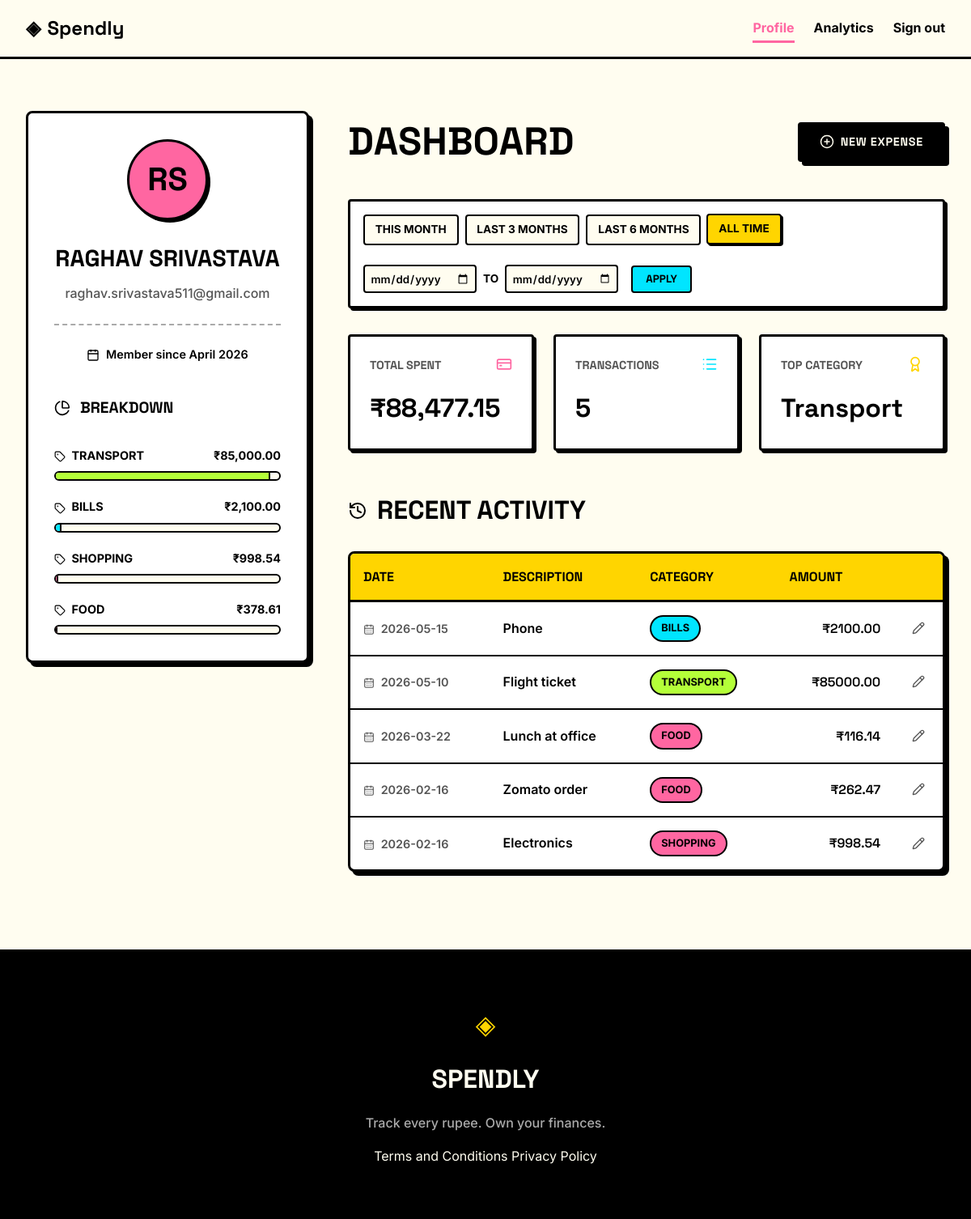
Page /profile (signed in) on the committed database.
### tables this page shows
CREATE TABLE users (
            id INTEGER PRIMARY KEY AUTOINCREMENT,
            name TEXT NOT NULL,
            email TEXT UNIQUE NOT NULL,
            password_hash TEXT NOT NULL,
            created_at TEXT DEFAULT CURRENT_TIMESTAMP
        );

CREATE TABLE expenses (
            id INTEGER PRIMARY KEY AUTOINCREMENT,
            user_id INTEGER NOT NULL,
            amount REAL NOT NULL,
            category TEXT NOT NULL,
            date TEXT NOT NULL,
            description TEXT,
            created_at TEXT DEFAULT CURRENT_TIMESTAMP,
            FOREIGN KEY (user_id) REFERENCES users (id)
        );

### app.py (the view, shortened to what this page needs)
@app.route("/profile")
def profile():
    if not g.user:
        return redirect(url_for("login"))
    date_from_raw = request.args.get("date_from")
    date_to_raw = request.args.get("date_to")
    date_from = None
    date_to = None
    today = datetime.now()
    this_month_start = today.replace(day=1).strftime("%Y-%m-%d")
    last_3_months_start = (today - timedelta(days=90)).strftime("%Y-%m-%d")
    last_6_months_start = (today - timedelta(days=180)).strftime("%Y-%m-%d")
    today_str = today.strftime("%Y-%m-%d")
    presets = {
        "this_month": {"from": this_month_start, "to": today_str},
        "last_3_months": {"from": last_3_months_start, "to": today_str},
        "last_6_months": {"from": last_6_months_start, "to": today_str},
    }
    created_at = datetime.strptime(g.user["created_at"], "%Y-%m-%d %H:%M:%S")
    member_since = created_at.strftime("%B %Y")
    name_parts = g.user["name"].split()
    initials = "".join([part[0].upper() for part in name_parts[:2]])
    user_data = {
        "name": g.user["name"],
        "email": g.user["email"],
        "initials": initials,
        "member_since": member_since,
    }
    stats_data = get_user_stats(g.user["id"], date_from, date_to)
    stats = {
        "total_spent": f"₹{stats_data['total_spent']:,.2f}",
        "transaction_count": stats_data["transaction_count"],
        "top_category": stats_data["top_category"],
    }
    db_transactions = get_recent_transactions(g.user["id"], date_from, date_to)
    transactions = [
        {
            "id": t["id"],
            "date": t["date"],
            "description": t["description"],
            "category": t["category"],
            "amount": f"₹{t['amount']:.2f}",
        }
        for t in db_transactions
    ]
    db_categories = get_category_breakdown(g.user["id"], date_from, date_to)
    total_spent_raw = stats_data["total_spent"]
    category_breakdown = []
    for cat in db_categories:
        percentage = (
            (cat["total"] / total_spent_raw * 100) if total_spent_raw > 0 else 0
        )
        category_breakdown.append(
            {
                "name": cat["category"],
                "total": f"₹{cat['total']:,.2f}",
                "percentage": percentage,
            }
        )
    return render_template(
        "profile.html",
        user=user_data,
        stats=stats,
        transactions=transactions,
        categories=category_breakdown,
        date_from=date_from,
        date_to=date_to,
        presets=presets,
    )

### app.py (called while the page is built)
@app.before_request
def load_logged_in_user():
    user_id = session.get("user_id")
    if user_id is None:
        g.user = None
    else:
        g.user = get_user_by_id(user_id)

### database/db.py (called while the page is built)
def get_db():
    db_path = current_app.config.get("DATABASE", DATABASE) if current_app else DATABASE
    conn = sqlite3.connect(db_path)
    conn.row_factory = sqlite3.Row
    conn.execute("PRAGMA foreign_keys = ON;")
    return conn

def get_user_by_id(user_id):
    conn = get_db()
    cursor = conn.cursor()
    cursor.execute("SELECT * FROM users WHERE id = ?", (user_id,))
    user = cursor.fetchone()
    conn.close()
    return user

def get_recent_transactions(user_id, date_from=None, date_to=None):
    conn = get_db()
    cursor = conn.cursor()
    query = "SELECT * FROM expenses WHERE user_id = ?"
    params = [user_id]
    if date_from and date_to:
        query += " AND date BETWEEN ? AND ?"
        params.extend([date_from, date_to])
    query += " ORDER BY date DESC, created_at DESC"
    cursor.execute(query, params)
    transactions = cursor.fetchall()
    conn.close()
    return transactions

def get_category_breakdown(user_id, date_from=None, date_to=None):
    conn = get_db()
    cursor = conn.cursor()
    query = "SELECT category, SUM(amount) as total FROM expenses WHERE user_id = ?"
    params = [user_id]
    if date_from and date_to:
        query += " AND date BETWEEN ? AND ?"
        params.extend([date_from, date_to])
    query += " GROUP BY category ORDER BY total DESC"
    cursor.execute(query, params)
    breakdown = cursor.fetchall()
    conn.close()
    return breakdown

### templates/profile.html (shortened to what this page needs)
{% extends "base.html" %}
{% block head %}
<link rel="stylesheet" href="{{ url_for('static', filename='css/profile.css') }}">
{% endblock %}
{% block content %}
<div class="profile-container">
    <aside class="profile-sidebar">
        <div class="user-card">
            <div class="avatar-circle">
                {{ user.initials }}
            </div>
            <h1 class="user-name">{{ user.name }}</h1>
            <p class="user-email">{{ user.email }}</p>
            <div class="user-meta">
                <i data-lucide="calendar" style="width: 16px; height: 16px; vertical-align: middle; margin-right: 4px;"></i>
                Member since {{ user.member_since }}
            </div>
            <div class="category-breakdown">
                <h2 class="section-title" style="font-size: 1.2rem; margin-top: 2.5rem;">
                    <i data-lucide="pie-chart" style="width: 20px; height: 20px;"></i>
                    Breakdown
                </h2>
                <div class="category-list">
                    {% for cat in categories %}
                    <div class="category-item">
                        <div class="category-info">
                            <span>
                                <i data-lucide="tag" style="width: 14px; height: 14px; vertical-align: middle; margin-right: 4px;"></i>
                                {{ cat.name }}
                            </span>
                            <span>{{ cat.total }}</span>
                        </div>
                        <div class="category-progress">
                            <div class="category-fill fill-{{ cat.name|lower }}" style="width: {{ cat.percentage }}%;"></div>
                        </div>
                    </div>
                    {% endfor %}
                </div>
            </div>
        </div>
    </aside>
    <section class="profile-main">
        <div class="dashboard-header-row">
            <h1 class="auth-title">Dashboard</h1>
            <a href="{{ url_for('add_expense') }}" class="btn-primary btn-new-expense">
                <i data-lucide="plus-circle" style="width: 18px; height: 18px;"></i>
                New Expense
            </a>
        </div>
        <div class="filter-bar">
            <div class="presets">
                <a href="{{ url_for('profile', date_from=presets.this_month.from, date_to=presets.this_month.to) }}"
                   class="preset-btn {{ 'active' if date_from == presets.this_month.from and date_to == presets.this_month.to }}">
                    This Month
                </a>
                <a href="{{ url_for('profile', date_from=presets.last_3_months.from, date_to=presets.last_3_months.to) }}"
                   class="preset-btn {{ 'active' if date_from == presets.last_3_months.from and date_to == presets.last_3_months.to }}">
                    Last 3 Months
                </a>
                <a href="{{ url_for('profile', date_from=presets.last_6_months.from, date_to=presets.last_6_months.to) }}"
                   class="preset-btn {{ 'active' if date_from == presets.last_6_months.from and date_to == presets.last_6_months.to }}">
                    Last 6 Months
                </a>
                <a href="{{ url_for('profile') }}"
                   class="preset-btn {{ 'active' if not date_from }}">
                    All Time
                </a>
            </div>
            <form action="{{ url_for('profile') }}" method="GET" class="custom-range">
                <div class="range-inputs">
                    <input type="date" name="date_from" value="{{ date_from or '' }}" required>
                    <span>to</span>
                    <input type="date" name="date_to" value="{{ date_to or '' }}" required>
                </div>
                <button type="submit" class="btn-filter">Apply</button>
            </form>
        </div>
        <div class="profile-stats">
            <div class="stat-card">
                <div style="display: flex; justify-content: space-between; align-items: flex-start; margin-bottom: 0.5rem;">
                    <span class="stat-label">Total Spent</span>
                    <i data-lucide="credit-card" style="color: var(--accent-pink); width: 20px; height: 20px;"></i>
                </div>
                <span class="stat-value">{{ stats.total_spent }}</span>
            </div>
            <div class="stat-card">
                <div style="display: flex; justify-content: space-between; align-items: flex-start; margin-bottom: 0.5rem;">
                    <span class="stat-label">Transactions</span>
                    <i data-lucide="list" style="color: var(--accent-cyan); width: 20px; height: 20px;"></i>
                </div>
                <span class="stat-value">{{ stats.transaction_count }}</span>
            </div>
            <div class="stat-card">
                <div style="display: flex; justify-content: space-between; align-items: flex-start; margin-bottom: 0.5rem;">
                    <span class="stat-label">Top Category</span>
                    <i data-lucide="award" style="color: var(--accent-yellow); width: 20px; height: 20px;"></i>
                </div>
                <span class="stat-value">{{ stats.top_category }}</span>
            </div>
        </div>
        <h2 class="section-title">
            <i data-lucide="history" style="width: 24px; height: 24px;"></i>
            Recent Activity
        </h2>
        <div class="table-container">
            <table class="tx-table">
                <thead>
                    <tr>
                        <th>Date</th>
                        <th>Description</th>
                        <th>Category</th>
                        <th class="amount-col">Amount</th>
                        <th style="width: 50px;"></th>
                    </tr>
                </thead>
                <tbody>
                    {% for tx in transactions %}
                    <tr>
                        <td style="color: var(--ink-muted); font-size: 0.9rem;">
                            <i data-lucide="calendar-days" style="width: 14px; height: 14px; vertical-align: middle; margin-right: 4px;"></i>
                            {{ tx.date }}
                        </td>
                        <td>{{ tx.description }}</td>
                        <td>
                            <span class="category-badge badge-{{ tx.category|lower|replace(' ', '-') }}">
                                {{ tx.category }}
                            </span>
                        </td>
                        <td class="amount-col">{{ tx.amount }}</td>
                        <td style="text-align: right;">
                            <a href="{{ url_for('edit_expense', id=tx.id) }}" class="edit-link" title="Edit Expense">
                                <i data-lucide="pencil" style="width: 16px; height: 16px; color: var(--ink-muted);"></i>
                            </a>
                        </td>
                    </tr>
                    {% endfor %}
                </tbody>
            </table>
        </div>
    </section>
</div>
{% endblock %}

### static/css/style.css (style rules this page uses)
:root { --ink: #000000; --ink-soft: #2d2d2d; --ink-muted: #555555; --ink-faint: #aaaaaa; --bg: #FFFDF0; --paper-card: #ffffff; --accent-pink: #FF66A1; --accent-cyan: #00E5FF; --accent-yellow: #FFD500; --accent-green: #B4FF39; --danger: #FF3333; --font-display: 'Space Grotesk', sans-serif; --font-body: 'Inter', system-ui, sans-serif; --max-width: 1200px; --auth-width: 440px; --border-thickness: 3px; --radius-sm: 4px; --radius-md: 8px; --radius-lg: 12px; --shadow-solid: 5px 5px 0px var(--ink); --shadow-solid-sm: 3px 3px 0px var(--ink); }
*, *::before, *::after { box-sizing: border-box; margin: 0; padding: 0; }
html { font-size: 16px; scroll-behavior: smooth; }
body { background: var(--bg); color: var(--ink); font-family: var(--font-body); font-size: 1rem; line-height: 1.6; -webkit-font-smoothing: antialiased; }
a { color: inherit; text-decoration: none; }
.btn-primary { display: inline-block; background: var(--ink); color: var(--bg); padding: 0.8rem 2rem; border: var(--border-thickness) solid var(--ink); border-radius: var(--radius-sm); font-family: var(--font-display); font-size: 1rem; font-weight: 700; cursor: pointer; box-shadow: var(--shadow-solid); transition: all 0.1s ease; text-decoration: none; text-transform: uppercase; letter-spacing: 0.05em; }
.auth-title { font-family: var(--font-display); font-size: 3rem; color: var(--ink); margin-bottom: 0.5rem; text-transform: uppercase; }

### rows in the picture
users: name "RAGHAV SRIVASTAVA", email "raghav.srivastava511@gmail.com"
expenses: top_category "Transport", date "2026-05-10", description "Flight ticket", category "TRANSPORT", amount "₹85000.00"
expenses: date "2026-05-15", description "Phone", category "BILLS", amount "₹2100.00"
expenses: date "2026-03-22", description "Lunch at office", category "FOOD", amount "₹116.14"
expenses: date "2026-02-16", description "Zomato order", category "FOOD", amount "₹262.47"
expenses: date "2026-02-16", description "Electronics", category "SHOPPING", amount "₹998.54"

### other values in the picture
{{ user.initials }} "RS"
{{ user.member_since }} "April 2026"
{{ cat.name }} "TRANSPORT" "BILLS" "SHOPPING" "FOOD"
{{ cat.total }} "₹85,000.00" "₹2,100.00" "₹998.54" "₹378.61"
{{ stats.total_spent }} "₹88,477.15"
{{ stats.transaction_count }} "5"
